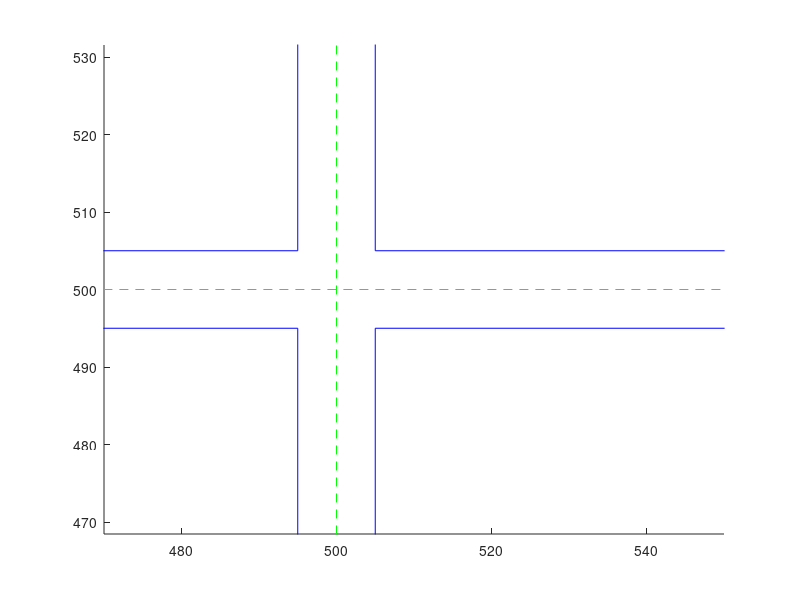

MATLAB code to generate this figure:

xlim([470,550]);
%ylim([470,510]);
%axis([500,600,460,540]);
axis equal;
hold on;
plot([495,495],[0,495], 'b');
plot([495,495],[505,1000], 'b');
plot([505,505],[0,495], 'b');
plot([505,505],[505,1000], 'b');
plot([0,495],[495,495], 'b');
plot([505,1000],[495,495], 'b');
plot([0,495],[505,505], 'b');
plot([505,1000],[505,505], 'b');
plot([500,500],[0,1000], 'g--');
plot([0,1000],[500,500], 'g--');